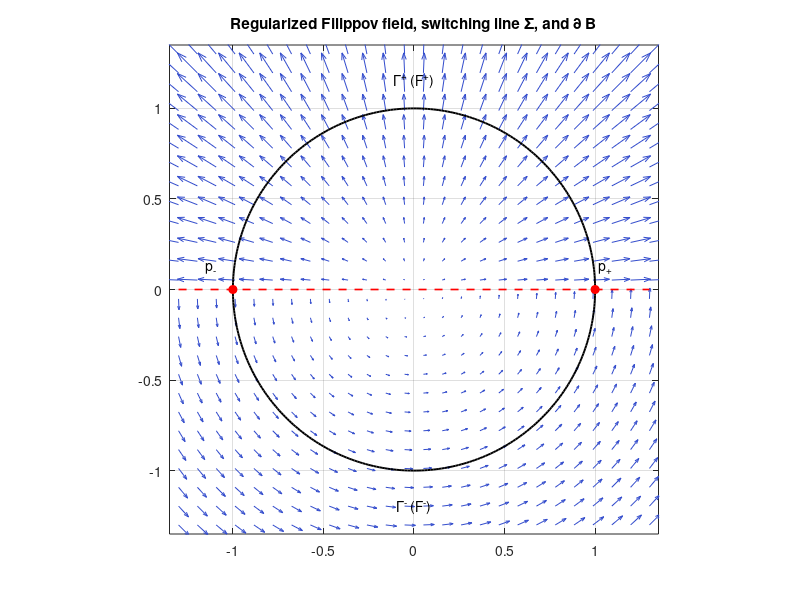

This chart was generated by the following MATLAB code: (Note: this script raises an error after producing the figure.)
function s2_planar_index_cmn()
%S2  Planar Filippov local index of Casimiro-Martins-Novaes (Def. planarindex)
%   and verification of Theorem (cmn): the index is an INTEGER and equals the
%   classical index of the Sotomayor-Teixeira regularization Z_eps (eq. reg).
%
%   Setup: f(x,y) = y, Sigma = {y=0}; a unit circle meets Sigma at
%   p_+ = (1,0) and p_- = (-1,0).  F^+ = Ap*x is used on the upper arc
%   Gamma^+, and F^- = Am*x on the lower arc Gamma^-.
%
%   Columns printed:  W+  W-  (arc turning of F^+ , F^- in units of 2*pi),
%   corr = loop-closing crossing correction (the term J of Def. planarindex,
%   with signs following the boundary orientation), I_index (stitched integer),
%   I_reg (winding of Z_eps).  We must have I_index = I_reg in Z.
    fprintf('\n=== S2: planar CMN index vs regularization (Thm cmn) ===\n');
    ex = { 'rot+ / id',       [0 -1;1 0],  eye(2);
           'source id/id',    eye(2),      eye(2);
           'node2 / rot',     [2 0;0 2],   [0 -1;1 0];
           'sink / sink',    -eye(2),     -eye(2);
           'saddle / saddle', [1 0;0 -1],  [1 0;0 -1] };
    fprintf('  %-16s %7s %7s %7s %8s %7s\n', 'example','W+','W-','corr','I_index','I_reg');
    for i = 1:size(ex,1)
        [Wp,Wm,corr,Iidx,Ireg] = planar_one(ex{i,2}, ex{i,3});
        fprintf('  %-16s %7.3f %7.3f %7.3f %8.3f %7.3f\n', ex{i,1}, Wp, Wm, corr, Iidx, Ireg);
    end
    fprintf('  (generic examples only; antiparallel F^+ = -lambda F^- on E is excluded)\n');

    % Phase-portrait figure for the node2/rot example
    plot_portrait([2 0;0 2], [0 -1;1 0], 'fig_s2_planar');
end

function [Wp,Wm,corr,Iidx,Ireg] = planar_one(Ap, Am)
    r = 1; N = 6000;
    th_up = linspace(0, pi, N);        % p_+ -> p_-  (F^+)
    th_lo = linspace(pi, 2*pi, N);     % p_- -> p_+  (F^-)
    Pup = [r*cos(th_up); r*sin(th_up)];  Plo = [r*cos(th_lo); r*sin(th_lo)];
    Fp = Ap*Pup;  Fm = Am*Plo;
    aUp = unwrap(atan2(Fp(2,:), Fp(1,:)));
    aLo = unwrap(atan2(Fm(2,:), Fm(1,:)));
    Wp = (aUp(end)-aUp(1)) / (2*pi);
    Wm = (aLo(end)-aLo(1)) / (2*pi);
    % stitched integer index: one continuous unwrap over the assembled loop
    brg = @(u,v,M) (1-linspace(0,1,M)).*u + linspace(0,1,M).*v;
    W = [Fp, brg(Fp(:,end),Fm(:,1),600), Fm, brg(Fm(:,end),Fp(:,1),600)];
    ang = unwrap(atan2(W(2,:), W(1,:)));
    Iidx = (ang(end)-ang(1)) / (2*pi);
    corr = Iidx - Wp - Wm;             % loop-closing correction term (= J/2pi)
    Iidx = round(Iidx*1e6)/1e6;
    % regularized index (winding of Z_eps)
    eps = 0.02; M = 8*N; th = linspace(0, 2*pi, M); P = [r*cos(th); r*sin(th)];
    ph = sin(pi*max(min(P(2,:)/eps,1),-1)/2);
    Z = (1+ph)/2.*(Ap*P) + (1-ph)/2.*(Am*P);
    az = unwrap(atan2(Z(2,:), Z(1,:)));
    Ireg = (az(end)-az(1)) / (2*pi);
end

function plot_portrait(Ap, Am, name)
    eps = 0.05;
    [X,Y] = meshgrid(linspace(-1.3,1.3,26), linspace(-1.3,1.3,26));
    P = [X(:).'; Y(:).'];
    ph = sin(pi*max(min(P(2,:)/eps,1),-1)/2);
    Z = (1+ph)/2.*(Ap*P) + (1-ph)/2.*(Am*P);
    U = reshape(Z(1,:), size(X)); Vv = reshape(Z(2,:), size(Y));
    f = figure('Color','w');
    quiver(X, Y, U, Vv, 1.2, 'Color', [0.2 0.3 0.8]); hold on;
    th = linspace(0,2*pi,400); plot(cos(th), sin(th), 'k-', 'LineWidth', 1.4);
    plot([-1.3 1.3], [0 0], 'r--', 'LineWidth', 1.2);
    plot([1 -1], [0 0], 'ro', 'MarkerFaceColor', 'r');
    text(1.02, 0.12, 'p_+'); text(-1.15, 0.12, 'p_-');
    text(0, 1.15, '\Gamma^+ (F^+)', 'HorizontalAlignment','center');
    text(0, -1.2, '\Gamma^- (F^-)', 'HorizontalAlignment','center');
    axis equal; axis([-1.35 1.35 -1.35 1.35]); grid on;
    title('Regularized Filippov field, switching line \Sigma, and \partial B');
    exportfig(f, name);
end
